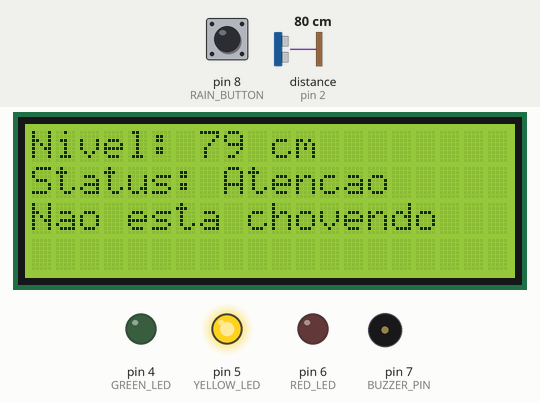
A sketch run on a simulated Arduino Uno, built with avr-gcc and run on an emulated ATmega328P. On the bench: 20×4 character LCD, output pins drawn as LEDs (lit = HIGH), buzzer (waves = sounding, pin HIGH). Wiring (inferred from the names in the program): ultrasonic range finder: trigger pin 3; echo pin 2. The test bench sets the inputs (shaded band); at power-on: distance to the obstacle (sensor on pin 2) 80 cm, pin 8 (RAIN_BUTTON) HIGH. The echo pulse lasts 58.3 µs per cm; pins used as bus, display or sensor lines are not drawn; what the sketch prints to the serial monitor is not drawn.

Above: at 2.2 s.
2.3 s: distance to the obstacle (sensor on pin 2) set to 54 cm
At 4.6 s:
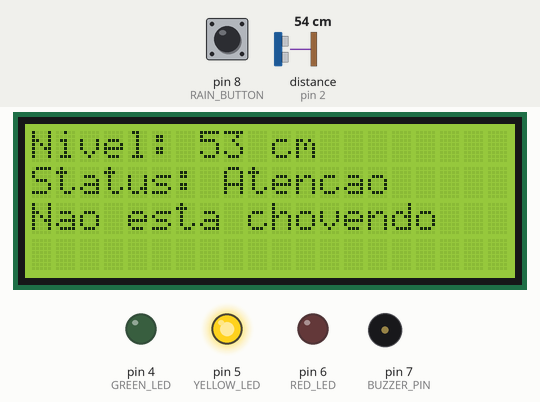
5.1 s: distance to the obstacle (sensor on pin 2) set to 47 cm
At 6.8 s:
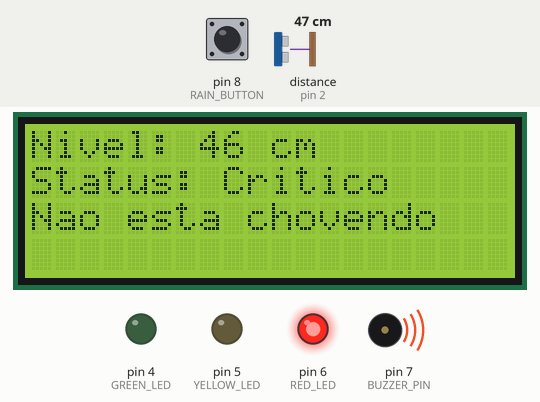
11.0 s: pin 8 (RAIN_BUTTON) pulled LOW for 2.45 s
At 12.0 s:
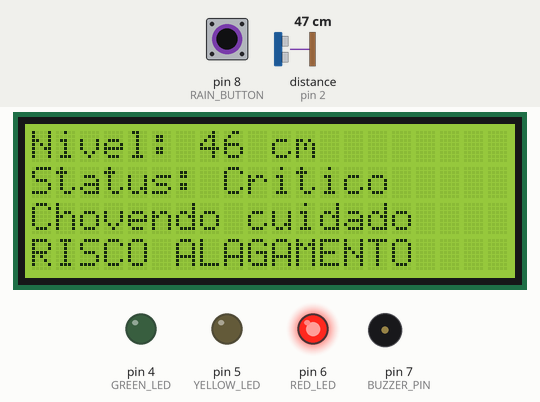
15.1 s: distance to the obstacle (sensor on pin 2) set to 120 cm
At 16.5 s:
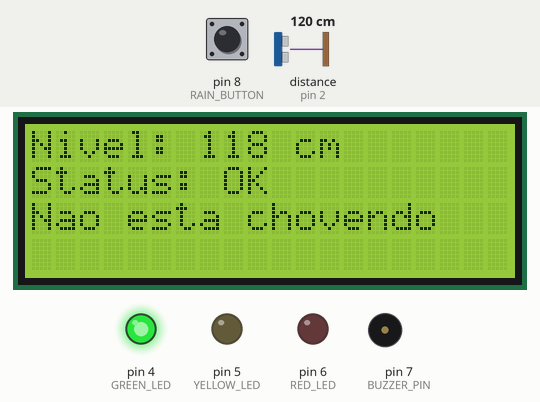
17.9 s: pin 8 (RAIN_BUTTON) pulled LOW for 2.45 s
At 21.1 s:
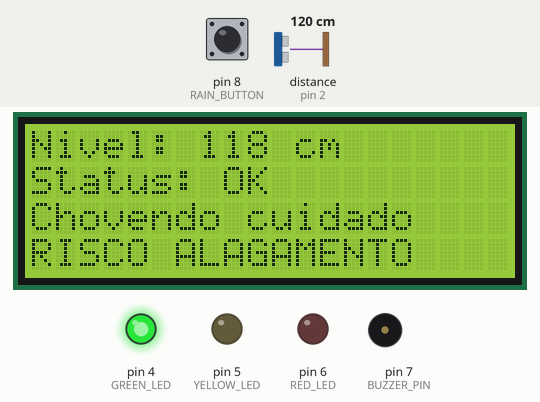
Timing chart, 0 to 22.6 s (numbered marks = the images above; inputs shaded):
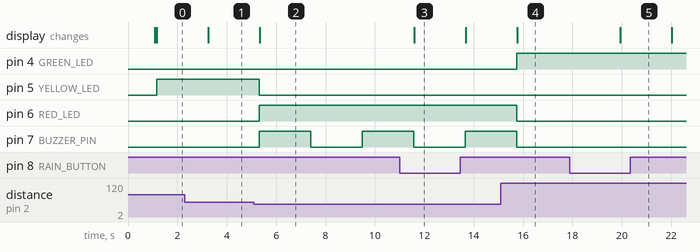

The sketch:

sketch.ino
```cpp
#include <Wire.h>
#include <LiquidCrystal_I2C.h>

// Inicializa o display LCD I2C no endereço 0x27 com 20 colunas e 4 linhas
LiquidCrystal_I2C lcd(0x27, 20, 4);

// Definições de pinos
#define ECHO_PIN     2
#define TRIG_PIN     3
#define GREEN_LED    4
#define YELLOW_LED   5
#define RED_LED      6
#define BUZZER_PIN   7
#define RAIN_BUTTON  8

// Variáveis de medição e controle
long duration;
int distance;
unsigned long previousBuzzTime = 0;
unsigned long buzzerStartTime = 0;
bool buzzerOn = false;

void setup() {
  // Configuração dos pinos
  pinMode(TRIG_PIN, OUTPUT);
  pinMode(ECHO_PIN, INPUT);
  pinMode(GREEN_LED, OUTPUT);
  pinMode(YELLOW_LED, OUTPUT);
  pinMode(RED_LED, OUTPUT);
  pinMode(BUZZER_PIN, OUTPUT);
  pinMode(RAIN_BUTTON, INPUT_PULLUP); // Botão com pull-up interno

  // Inicializa comunicação serial
  Serial.begin(9600);

  // Inicializa o LCD
  lcd.init();
  lcd.backlight();
  lcd.setCursor(0, 0);
  lcd.print("   Sensor Iniciado   ");
  delay(1000);
  lcd.clear();
}

void loop() {
  unsigned long currentMillis = millis();
  bool isRaining = digitalRead(RAIN_BUTTON) == LOW; // Botão pressionado = chuva

  // Dispara o sensor ultrassônico
  digitalWrite(TRIG_PIN, LOW);
  delayMicroseconds(2);
  digitalWrite(TRIG_PIN, HIGH);
  delayMicroseconds(10);
  digitalWrite(TRIG_PIN, LOW);

  // Mede a duração do sinal de retorno
  duration = pulseIn(ECHO_PIN, HIGH);

  // Converte tempo em distância (cm)
  distance = duration * 0.034 / 2;

  // Imprime dados no Serial Monitor
  Serial.print("Nivel da agua (cm): ");
  Serial.println(distance);
  Serial.print("Chuva: ");
  Serial.println(isRaining ? "SIM" : "NAO");

  // --- Atualiza o LCD ---

  // Linha 0 - Nível da água
  lcd.setCursor(0, 0);
  lcd.print("Nivel: ");
  lcd.print(distance);
  lcd.print(" cm");
  int textoLength = 7 + String(distance).length();
  for (int i = textoLength; i < 20; i++) lcd.print(" "); // Limpa o restante da linha

  // Linha 1 - Status baseado na distância
  lcd.setCursor(0, 1);
  lcd.print("Status: ");
  if (distance > 100) {
    lcd.print("OK              ");
  } else if (distance > 50) {
    lcd.print("Atencao         ");
  } else {
    lcd.print("Critico         ");
  }

  // Linha 2 - Chuva
  lcd.setCursor(0, 2);
  if (isRaining) {
    lcd.print("Chovendo cuidado ");
  } else {
    lcd.print("Nao esta chovendo ");
  }

  // --- Controle dos LEDs e buzzer ---

  if (distance > 100) {
    // Situação normal
    digitalWrite(GREEN_LED, HIGH);
    digitalWrite(YELLOW_LED, LOW);
    digitalWrite(RED_LED, LOW);
    digitalWrite(BUZZER_PIN, LOW);
    buzzerOn = false;
  } else if (distance > 50) {
    // Situação de atenção
    digitalWrite(GREEN_LED, LOW);
    digitalWrite(YELLOW_LED, HIGH);
    digitalWrite(RED_LED, LOW);
    digitalWrite(BUZZER_PIN, LOW);
    buzzerOn = false;
  } else {
    // Situação crítica
    digitalWrite(GREEN_LED, LOW);
    digitalWrite(YELLOW_LED, LOW);
    digitalWrite(RED_LED, HIGH);

    // Ativa o buzzer se não estiver tocando e já passou o intervalo
    if (!buzzerOn && currentMillis - previousBuzzTime >= 1000) {
      digitalWrite(BUZZER_PIN, HIGH);
      buzzerOn = true;
      buzzerStartTime = currentMillis;
    }
  }

  // Desativa o buzzer após 200ms
  if (buzzerOn && currentMillis - buzzerStartTime >= 200) {
    digitalWrite(BUZZER_PIN, LOW);
    buzzerOn = false;
    previousBuzzTime = currentMillis;
  }

  // Linha 3 - Alerta de risco de alagamento
  lcd.setCursor(0, 3);
  if (isRaining) {
    lcd.print("RISCO ALAGAMENTO ");
  } else {
    lcd.print("                  ");
  }

  delay(2000); // Espera antes da próxima medição
}
```

Measured:
- the behaviour switches between 52 and 51 cm on distance to the obstacle (sensor on pin 2) (found by bisection; images 1 and 2)
- after the input at 2.3 s, the display: changes after 0.96 s (image 1)
- after the input at 5.1 s, pin 5 (YELLOW_LED): HIGH → LOW after 0.22 s; pin 6 (RED_LED): LOW → HIGH after 0.22 s; pin 7 (BUZZER_PIN): LOW → HIGH after 0.22 s, → LOW 2.1 s later, → HIGH 2.1 s later; the display: changes after 0.24 s (image 2)
- after the input at 11.0 s, the display: changes after 0.59 s (image 3)
- after the input at 15.1 s, pin 4 (GREEN_LED): LOW → HIGH after 0.64 s; pin 6 (RED_LED): HIGH → LOW after 0.64 s; the display: changes after 0.66 s (image 4)
- after the input at 17.9 s, the display: changes after 2.0 s (image 5)
